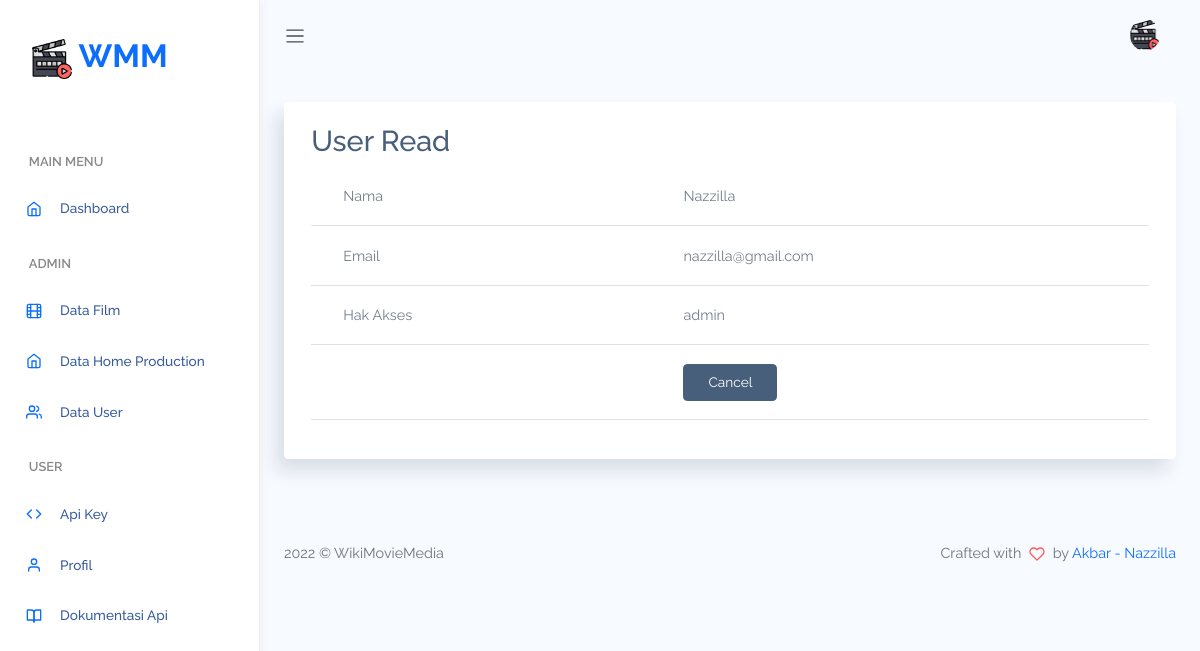
/index.php/user/read/16, run on an earlier commit of the app's database.
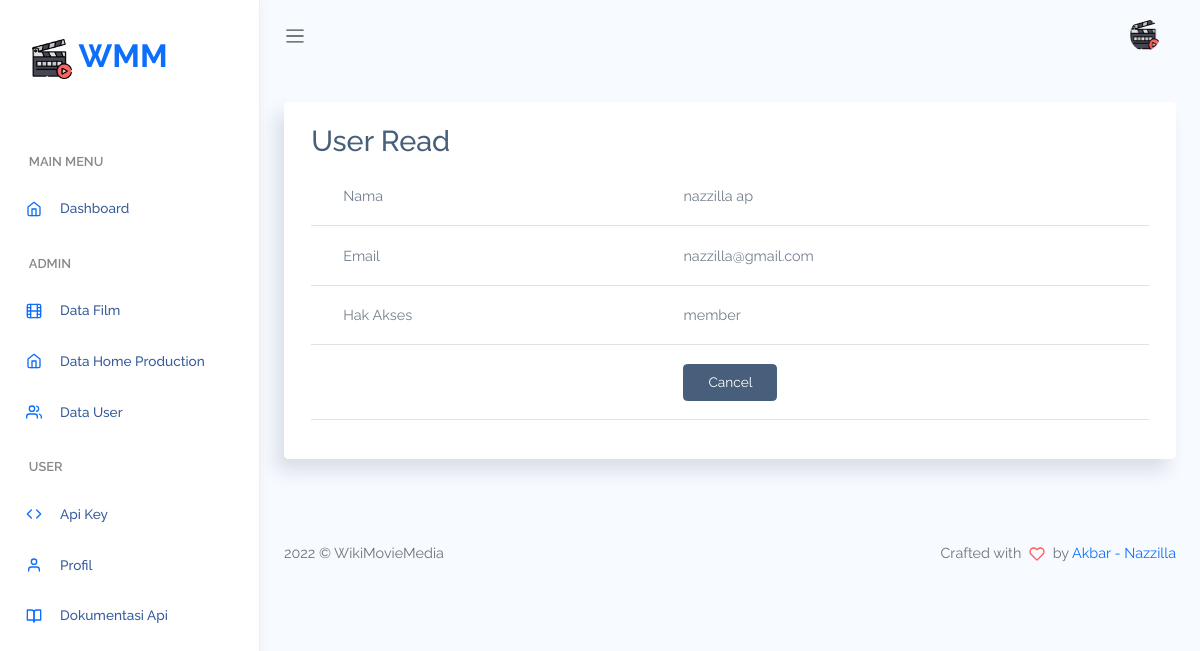
And on a later commit of the database.
### tables this page shows
CREATE TABLE `user` (
  `id_user` int(11) NOT NULL,
  `nama` varchar(255) NOT NULL,
  `email` varchar(255) NOT NULL,
  `password` varchar(255) NOT NULL,
  `hak_akses` enum('admin','member') NOT NULL DEFAULT 'member'
);

### application/controllers/User.php (called while the page is built, shortened)
<?php
class User extends CI_Controller
{
    function __construct()
    {
        $this->load->model('User_model');
        $this->load->model('Keys_model');
        $this->load->library('form_validation');
    }
    public function read($id)
    {
        $row = $this->User_model->get_by_id($id);
        if ($row) {
            $data = array(
                'id_user' => $row->id_user,
                'nama' => $row->nama,
                'email' => $row->email,
                'hak_akses' => $row->hak_akses,
            );
            $this->load->view('dashboard/header');
            $this->load->view('user/user_read', $data);
            $this->load->view('dashboard/footer');
        } else {
            $this->session->set_flashdata('message', 'Record Not Found');
            redirect(site_url('user'));
        }
    }
}

### index.php (called while the page is built, shortened)
<?php
require_once BASEPATH.'core/CodeIgniter.php';

### application/models/User_model.php (called while the page is built, shortened)
<?php
class User_model extends CI_Model
{
    public $table = 'user';
    public $id = 'id_user';
    function get_by_id($id)
    {
        $this->db->where($this->id, $id);
        return $this->db->get($this->table)->row();
    }
}

### application/views/user/user_read.php (the view)
<div class="card">
    <div class="card-body">
        <h2 style="margin-top:0px">User Read</h2>
        <table class="table">
            <tr>
                <td>Nama</td>
                <td><?php echo $nama; ?></td>
            </tr>
            <tr>
                <td>Email</td>
                <td><?php echo $email; ?></td>
            </tr>
            <tr>
                <td>Hak Akses</td>
                <td><?php echo $hak_akses; ?></td>
            </tr>
            <tr>
                <td></td>
                <td><a href="<?php echo site_url('user') ?>" class="btn btn-secondary">Cancel</a></td>
            </tr>
        </table>
    </div>
</div>

What changed in the data, as far as the page shows it:
changed user "nazzilla@gmail.com": nama "Nazzilla" → "nazzilla ap"; hak_akses "admin" → "member"
